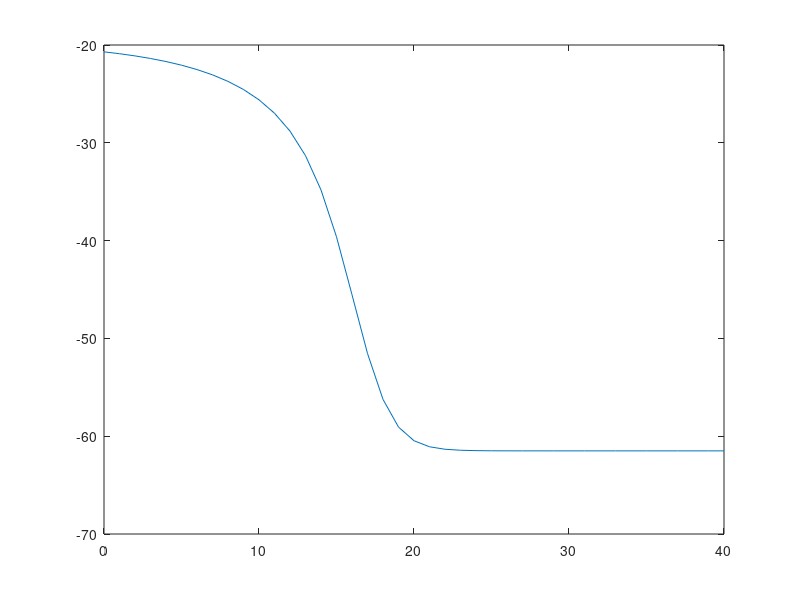

Reproduce this figure in MATLAB.
%MATLAB code for 1-D Richard equation using h-based formulation, fully
%implicit, tangent approximation.
%Writen by Saeed Kalantari and Danial Amini Baghbadorani
%For class of "Numerical Methods for Water Engineering", instructor:
%Professor Ataie-Ashtiani, Spring 2018-2019
%Reference paper:
% % Shahraiyni, H. T., & Ataie-Ashtiani, B. (2011). Mathematical forms and
% % numerical schemes for the solution of unsaturated flow equations. Journal
% % of Irrigation and Drainage Engineering, 138(1), 63-72.


clc
clear

L = 40;
% dz = 0.4;
% dt = 0.5;
dz = 1;
dt = 10;
N = L/dz +1;
T = 360;

hh = zeros(N,3);
kk = zeros(N,3);
CC = zeros(N,3);
QQ = zeros(N,3);

k =@(h) (0.00944*1.175e6)/(1.175e6+abs(h)^4.74);

C =@(h) (-0.1e1) * 0.135246672e1 * 0.1000000e7 * (abs(h) ^ 0.296e1) * sign(h)...
    / (0.1000000e7 * 0.1611e1 + (abs(h) ^ 0.396e1)) ^ 2;

theta =@(h) (1.611e6*(0.287-0.075))/(1.611e6+abs(h)^(3.96))+0.075;


for i=1:N
   
    z = (i-1)*dz;
    hh(i,1) = -61.5;
    QQ(i,1) = theta(hh(i,1));
    kk(i,1) = k(hh(i,1));
    CC(i,1) = C(hh(i,1));
    
end

A = zeros(N,N);
B = zeros(N,1);
iterate = zeros(T/dt,1);
for tt=1:T/dt
    hh(:,2) = hh(:,1);
    
    for ii=1:N
        z = (ii-1)*dz;
        QQ(ii,1) = theta(hh(ii,1));
        kk(ii,1) = k(hh(ii,1));
        CC(ii,1) = C(hh(ii,1));  
        
        QQ(ii,2) = theta(hh(ii,2));
        kk(ii,2) = k(hh(ii,2));
        CC(ii,2) = C(hh(ii,2)); 
    end
    for jj=1:200% m=jj

        for ii=1:N
            z = (ii-1)*dz;
            QQ(ii,2) = theta(hh(ii,2));
            kk(ii,2) = k(hh(ii,2));
            CC(ii,2) = C(hh(ii,2));                
        end
        for i=2:N-1
            
            if i>2
                A(i,i-1) = -1/(2*dz^2)*(kk(i,2)+kk(i-1,2));
            end
            if i<N-1
                A(i,i+1) = -1/(2*dz^2)*(kk(i,2)+kk(i+1,2));
            end
            A(i,i) = CC(i,2)/dt + 1/(2*dz^2)*(kk(i+1,2) + 2*kk(i,2) + kk(i-1,2));
            B(i,1) = 1/(2*dz)*(-kk(i+1,2)+kk(i-1,2))+CC(i,2)*hh(i,1)/dt;
            if i == 2
                B(i,1) = B(i,1)-(-1/(2*dz^2)*(kk(i,2)+kk(i-1,2)))*(-20.7);
            end
            if i == N-1
                B(i,1) = B(i,1)-(-1/(2*dz^2)*(kk(i,2)+kk(i+1,2)))*(-61.5);
            end
            
        end
        
        A=A(2:N-1,2:N-1);
        B=B(2:N-1,1);
        
        hX = A\B;

        for i=2:N-1
        
           hh(i,3) = hX(i-1,1);
        end
        hh(1,3)=-20.7;
        hh(N,3)=-61.5;

        temp = 0;
        for i = 1:N

           temp = max(temp,abs(hh(i,2)-hh(i,3)));

        end
        hh(:,2) = hh(:,3);
        

        if temp < 0.01
            iterate(tt) = jj; 
           break; 

        end
    end
    hh(:,1)=hh(:,2);
end
sum(iterate)
z= 0:dz:40;
plot(z,hh(:,1))



